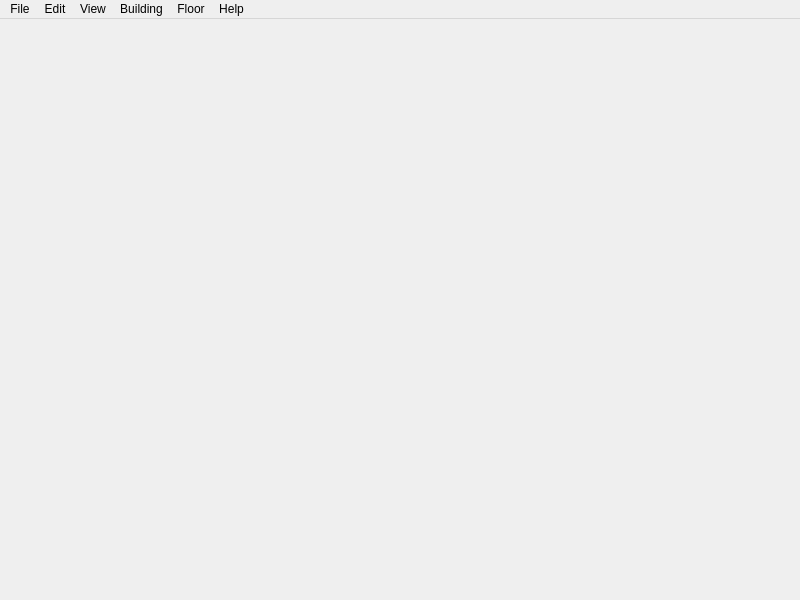
<?xml version="1.0" encoding="UTF-8"?>
<ui version="4.0">
 <class>BuildingEditorWindow</class>
 <widget class="QMainWindow" name="BuildingEditorWindow">
  <property name="geometry">
   <rect>
    <x>0</x>
    <y>0</y>
    <width>800</width>
    <height>600</height>
   </rect>
  </property>
  <property name="windowTitle">
   <string>Building Editor</string>
  </property>
  <widget class="QWidget" name="centralwidget">
   <layout class="QVBoxLayout" name="verticalLayout_2">
    <property name="leftMargin">
     <number>0</number>
    </property>
    <property name="topMargin">
     <number>0</number>
    </property>
    <property name="rightMargin">
     <number>0</number>
    </property>
    <property name="bottomMargin">
     <number>0</number>
    </property>
   </layout>
  </widget>
  <widget class="QMenuBar" name="menubar">
   <property name="geometry">
    <rect>
     <x>0</x>
     <y>0</y>
     <width>800</width>
     <height>20</height>
    </rect>
   </property>
   <widget class="QMenu" name="menuFile">
    <property name="title">
     <string>File</string>
    </property>
    <addaction name="actionNewBuilding"/>
    <addaction name="actionOpen"/>
    <addaction name="actionSave"/>
    <addaction name="actionSaveAs"/>
    <addaction name="separator"/>
    <addaction name="actionExportTMX"/>
    <addaction name="actionExportNewBinary"/>
    <addaction name="separator"/>
    <addaction name="actionClose"/>
   </widget>
   <widget class="QMenu" name="menuEdit">
    <property name="title">
     <string>Edit</string>
    </property>
    <addaction name="actionCut"/>
    <addaction name="actionCopy"/>
    <addaction name="actionPaste"/>
    <addaction name="actionDelete"/>
    <addaction name="actionDeleteInAllLayers"/>
    <addaction name="separator"/>
    <addaction name="actionSelectAll"/>
    <addaction name="actionSelectNone"/>
    <addaction name="separator"/>
    <addaction name="actionPreferences"/>
   </widget>
   <widget class="QMenu" name="menuView">
    <property name="title">
     <string>View</string>
    </property>
    <widget class="QMenu" name="menuViews">
     <property name="title">
      <string>Views</string>
     </property>
     <addaction name="actionViewsPlaceholder"/>
    </widget>
    <addaction name="actionShowGrid"/>
    <addaction name="actionHighlightFloor"/>
    <addaction name="actionHighlightRoom"/>
    <addaction name="actionShowLowerFloors"/>
    <addaction name="actionShowOnlyFloors"/>
    <addaction name="actionShowObjects"/>
    <addaction name="actionHighlightUnlitRooms"/>
    <addaction name="separator"/>
    <addaction name="menuViews"/>
    <addaction name="separator"/>
    <addaction name="actionZoomIn"/>
    <addaction name="actionZoomOut"/>
    <addaction name="actionNormalSize"/>
   </widget>
   <widget class="QMenu" name="menuBuilding">
    <property name="title">
     <string>Building</string>
    </property>
    <widget class="QMenu" name="menuBasement_Access">
     <property name="title">
      <string>Basement Access</string>
     </property>
     <addaction name="actionBasementAccessNone"/>
     <addaction name="actionBasementAccessNorth"/>
     <addaction name="actionBasementAccessWest"/>
    </widget>
    <addaction name="actionCropToMinimum"/>
    <addaction name="actionCropToSelection"/>
    <addaction name="actionResize"/>
    <addaction name="actionFlipHorizontal"/>
    <addaction name="actionFlipVertical"/>
    <addaction name="actionRotateRight"/>
    <addaction name="actionRotateLeft"/>
    <addaction name="separator"/>
    <addaction name="actionBuildingProperties"/>
    <addaction name="actionKeyValues"/>
    <addaction name="actionGrime"/>
    <addaction name="actionRooms"/>
    <addaction name="actionTemplates"/>
    <addaction name="actionTiles"/>
    <addaction name="separator"/>
    <addaction name="menuBasement_Access"/>
    <addaction name="actionTemplateFromBuilding"/>
   </widget>
   <widget class="QMenu" name="menuFloor">
    <property name="title">
     <string>Floor</string>
    </property>
    <addaction name="actionInsertFloorAbove"/>
    <addaction name="actionInsertFloorBelow"/>
    <addaction name="actionRemoveFloor"/>
    <addaction name="actionFloors"/>
    <addaction name="separator"/>
    <addaction name="actionUpLevel"/>
    <addaction name="actionDownLevel"/>
   </widget>
   <widget class="QMenu" name="menuHelp">
    <property name="title">
     <string>Help</string>
    </property>
    <addaction name="actionHelp"/>
    <addaction name="actionAboutQt"/>
   </widget>
   <addaction name="menuFile"/>
   <addaction name="menuEdit"/>
   <addaction name="menuView"/>
   <addaction name="menuBuilding"/>
   <addaction name="menuFloor"/>
   <addaction name="menuHelp"/>
  </widget>
  <action name="actionClose">
   <property name="text">
    <string>Close</string>
   </property>
  </action>
  <action name="actionOpen">
   <property name="icon">
    <iconset resource="../tiled.qrc">
     <normaloff>:/images/16x16/document-open.png</normaloff>:/images/16x16/document-open.png</iconset>
   </property>
   <property name="text">
    <string>Open...</string>
   </property>
  </action>
  <action name="actionSave">
   <property name="icon">
    <iconset resource="../tiled.qrc">
     <normaloff>:/images/16x16/document-save.png</normaloff>:/images/16x16/document-save.png</iconset>
   </property>
   <property name="text">
    <string>Save</string>
   </property>
  </action>
  <action name="actionUndo">
   <property name="text">
    <string>Undo</string>
   </property>
  </action>
  <action name="actionRedo">
   <property name="text">
    <string>Redo</string>
   </property>
  </action>
  <action name="actionNewBuilding">
   <property name="icon">
    <iconset resource="../tiled.qrc">
     <normaloff>:/images/16x16/document-new.png</normaloff>:/images/16x16/document-new.png</iconset>
   </property>
   <property name="text">
    <string>New...</string>
   </property>
  </action>
  <action name="actionPecil">
   <property name="checkable">
    <bool>true</bool>
   </property>
   <property name="icon">
    <iconset resource="buildingeditor.qrc">
     <normaloff>:/BuildingEditor/icons/icon_pencil.png</normaloff>:/BuildingEditor/icons/icon_pencil.png</iconset>
   </property>
   <property name="text">
    <string>Pecil</string>
   </property>
   <property name="toolTip">
    <string>Draw Room</string>
   </property>
  </action>
  <action name="actionDoor">
   <property name="checkable">
    <bool>true</bool>
   </property>
   <property name="icon">
    <iconset resource="buildingeditor.qrc">
     <normaloff>:/BuildingEditor/icons/icon_door.png</normaloff>:/BuildingEditor/icons/icon_door.png</iconset>
   </property>
   <property name="text">
    <string>Door</string>
   </property>
   <property name="toolTip">
    <string>Place Door</string>
   </property>
  </action>
  <action name="actionWindow">
   <property name="checkable">
    <bool>true</bool>
   </property>
   <property name="icon">
    <iconset resource="buildingeditor.qrc">
     <normaloff>:/BuildingEditor/icons/icon_window.png</normaloff>:/BuildingEditor/icons/icon_window.png</iconset>
   </property>
   <property name="text">
    <string>Window</string>
   </property>
   <property name="toolTip">
    <string>Place Window</string>
   </property>
  </action>
  <action name="actionStairs">
   <property name="checkable">
    <bool>true</bool>
   </property>
   <property name="icon">
    <iconset resource="buildingeditor.qrc">
     <normaloff>:/BuildingEditor/icons/icon_stair.png</normaloff>:/BuildingEditor/icons/icon_stair.png</iconset>
   </property>
   <property name="text">
    <string>Stairs</string>
   </property>
   <property name="toolTip">
    <string>Place Stairs</string>
   </property>
  </action>
  <action name="actionUpLevel">
   <property name="icon">
    <iconset resource="buildingeditor.qrc">
     <normaloff>:/BuildingEditor/icons/icon_floorup.png</normaloff>:/BuildingEditor/icons/icon_floorup.png</iconset>
   </property>
   <property name="text">
    <string>Up One Level</string>
   </property>
   <property name="shortcut">
    <string>PgUp</string>
   </property>
  </action>
  <action name="actionDownLevel">
   <property name="icon">
    <iconset resource="buildingeditor.qrc">
     <normaloff>:/BuildingEditor/icons/icon_floordn.png</normaloff>:/BuildingEditor/icons/icon_floordn.png</iconset>
   </property>
   <property name="text">
    <string>Down One Level</string>
   </property>
   <property name="shortcut">
    <string>PgDown</string>
   </property>
  </action>
  <action name="actionSelectObject">
   <property name="checkable">
    <bool>true</bool>
   </property>
   <property name="icon">
    <iconset resource="../tiled.qrc">
     <normaloff>:/images/22x22/tool-select-objects.png</normaloff>:/images/22x22/tool-select-objects.png</iconset>
   </property>
   <property name="text">
    <string>Select Objects</string>
   </property>
   <property name="toolTip">
    <string>Select and Move Objects</string>
   </property>
  </action>
  <action name="actionExportTMX">
   <property name="text">
    <string>Export TMX...</string>
   </property>
  </action>
  <action name="actionZoomIn">
   <property name="icon">
    <iconset resource="../tiled.qrc">
     <normaloff>:/images/16x16/zoom-in.png</normaloff>:/images/16x16/zoom-in.png</iconset>
   </property>
   <property name="text">
    <string>Zoom In</string>
   </property>
  </action>
  <action name="actionZoomOut">
   <property name="icon">
    <iconset resource="../tiled.qrc">
     <normaloff>:/images/16x16/zoom-out.png</normaloff>:/images/16x16/zoom-out.png</iconset>
   </property>
   <property name="text">
    <string>Zoom Out</string>
   </property>
  </action>
  <action name="actionNormalSize">
   <property name="icon">
    <iconset resource="../tiled.qrc">
     <normaloff>:/images/16x16/zoom-original.png</normaloff>:/images/16x16/zoom-original.png</iconset>
   </property>
   <property name="text">
    <string>Normal Size</string>
   </property>
   <property name="shortcut">
    <string>Ctrl+0</string>
   </property>
  </action>
  <action name="actionPreferences">
   <property name="text">
    <string>Preferences...</string>
   </property>
   <property name="menuRole">
    <enum>QAction::PreferencesRole</enum>
   </property>
  </action>
  <action name="actionSaveAs">
   <property name="icon">
    <iconset resource="../tiled.qrc">
     <normaloff>:/images/16x16/document-save-as.png</normaloff>:/images/16x16/document-save-as.png</iconset>
   </property>
   <property name="text">
    <string>Save As...</string>
   </property>
  </action>
  <action name="actionRooms">
   <property name="icon">
    <iconset resource="buildingeditor.qrc">
     <normaloff>:/BuildingEditor/icons/icon_rooms.png</normaloff>:/BuildingEditor/icons/icon_rooms.png</iconset>
   </property>
   <property name="text">
    <string>Rooms...</string>
   </property>
   <property name="toolTip">
    <string>Edit Rooms</string>
   </property>
  </action>
  <action name="actionTemplates">
   <property name="text">
    <string>Templates...</string>
   </property>
  </action>
  <action name="actionTiles">
   <property name="text">
    <string>Tiles...</string>
   </property>
  </action>
  <action name="actionTemplateFromBuilding">
   <property name="text">
    <string>Template From Building...</string>
   </property>
  </action>
  <action name="actionRotateRight">
   <property name="icon">
    <iconset resource="buildingeditor.qrc">
     <normaloff>:/BuildingEditor/icons/icon_rotate_right.png</normaloff>:/BuildingEditor/icons/icon_rotate_right.png</iconset>
   </property>
   <property name="text">
    <string>Rotate Right</string>
   </property>
  </action>
  <action name="actionRotateLeft">
   <property name="icon">
    <iconset resource="buildingeditor.qrc">
     <normaloff>:/BuildingEditor/icons/icon_rotate_left.png</normaloff>:/BuildingEditor/icons/icon_rotate_left.png</iconset>
   </property>
   <property name="text">
    <string>Rotate Left</string>
   </property>
  </action>
  <action name="actionResize">
   <property name="icon">
    <iconset resource="buildingeditor.qrc">
     <normaloff>:/BuildingEditor/icons/icon_resize.png</normaloff>:/BuildingEditor/icons/icon_resize.png</iconset>
   </property>
   <property name="text">
    <string>Resize Building...</string>
   </property>
  </action>
  <action name="actionFlipHorizontal">
   <property name="icon">
    <iconset resource="buildingeditor.qrc">
     <normaloff>:/BuildingEditor/icons/icon_flip_horizontal.png</normaloff>:/BuildingEditor/icons/icon_flip_horizontal.png</iconset>
   </property>
   <property name="text">
    <string>Flip Horizontal</string>
   </property>
  </action>
  <action name="actionFlipVertical">
   <property name="icon">
    <iconset resource="buildingeditor.qrc">
     <normaloff>:/BuildingEditor/icons/icon_flip_vertical.png</normaloff>:/BuildingEditor/icons/icon_flip_vertical.png</iconset>
   </property>
   <property name="text">
    <string>Flip Vertical</string>
   </property>
  </action>
  <action name="actionFurniture">
   <property name="checkable">
    <bool>true</bool>
   </property>
   <property name="icon">
    <iconset resource="buildingeditor.qrc">
     <normaloff>:/BuildingEditor/icons/icon_furniture.png</normaloff>:/BuildingEditor/icons/icon_furniture.png</iconset>
   </property>
   <property name="text">
    <string>Furniture</string>
   </property>
   <property name="toolTip">
    <string>Place Furniture</string>
   </property>
  </action>
  <action name="actionRoof">
   <property name="checkable">
    <bool>true</bool>
   </property>
   <property name="icon">
    <iconset resource="buildingeditor.qrc">
     <normaloff>:/BuildingEditor/icons/icon_roof_peakNS.png</normaloff>:/BuildingEditor/icons/icon_roof_peakNS.png</iconset>
   </property>
   <property name="text">
    <string>Add Roof</string>
   </property>
   <property name="toolTip">
    <string>Place Roof</string>
   </property>
  </action>
  <action name="actionInsertFloorAbove">
   <property name="text">
    <string>Add Floor Above</string>
   </property>
   <property name="toolTip">
    <string>Add a new floor above the current one</string>
   </property>
  </action>
  <action name="actionInsertFloorBelow">
   <property name="text">
    <string>Add Floor Below</string>
   </property>
   <property name="toolTip">
    <string>Add a new floor below the current one</string>
   </property>
  </action>
  <action name="actionRemoveFloor">
   <property name="icon">
    <iconset resource="../tiled.qrc">
     <normaloff>:/images/16x16/edit-delete.png</normaloff>:/images/16x16/edit-delete.png</iconset>
   </property>
   <property name="text">
    <string>Remove Current Floor</string>
   </property>
   <property name="toolTip">
    <string>Remove the current floor</string>
   </property>
  </action>
  <action name="actionSelectRooms">
   <property name="checkable">
    <bool>true</bool>
   </property>
   <property name="icon">
    <iconset resource="../tiled.qrc">
     <normaloff>:/images/22x22/stock-tool-rect-select.png</normaloff>:/images/22x22/stock-tool-rect-select.png</iconset>
   </property>
   <property name="text">
    <string>Select and Move Rooms</string>
   </property>
   <property name="toolTip">
    <string>Select and Move Rooms</string>
   </property>
  </action>
  <action name="actionRoofCorner">
   <property name="checkable">
    <bool>true</bool>
   </property>
   <property name="icon">
    <iconset resource="buildingeditor.qrc">
     <normaloff>:/BuildingEditor/icons/icon_corner_innerNW.png</normaloff>:/BuildingEditor/icons/icon_corner_innerNW.png</iconset>
   </property>
   <property name="text">
    <string>Add Roof Corner</string>
   </property>
   <property name="toolTip">
    <string>Place Roof Corner</string>
   </property>
  </action>
  <action name="actionShowObjects">
   <property name="checkable">
    <bool>true</bool>
   </property>
   <property name="text">
    <string>Show Object Shapes</string>
   </property>
   <property name="shortcut">
    <string>O</string>
   </property>
  </action>
  <action name="actionWall">
   <property name="checkable">
    <bool>true</bool>
   </property>
   <property name="icon">
    <iconset resource="buildingeditor.qrc">
     <normaloff>:/BuildingEditor/icons/icon_wall.png</normaloff>:/BuildingEditor/icons/icon_wall.png</iconset>
   </property>
   <property name="text">
    <string>Wall</string>
   </property>
   <property name="toolTip">
    <string>Place Wall</string>
   </property>
  </action>
  <action name="actionAboutQt">
   <property name="text">
    <string>About Qt</string>
   </property>
   <property name="menuRole">
    <enum>QAction::AboutQtRole</enum>
   </property>
  </action>
  <action name="actionHelp">
   <property name="text">
    <string>BuildingEd Help</string>
   </property>
  </action>
  <action name="actionDelete">
   <property name="icon">
    <iconset resource="../tiled.qrc">
     <normaloff>:/images/16x16/edit-delete.png</normaloff>:/images/16x16/edit-delete.png</iconset>
   </property>
   <property name="text">
    <string>Delete</string>
   </property>
  </action>
  <action name="actionFloors">
   <property name="text">
    <string>Floors...</string>
   </property>
  </action>
  <action name="actionSelectAll">
   <property name="text">
    <string>Select All</string>
   </property>
  </action>
  <action name="actionSelectNone">
   <property name="text">
    <string>Select None</string>
   </property>
  </action>
  <action name="actionHighlightFloor">
   <property name="checkable">
    <bool>true</bool>
   </property>
   <property name="text">
    <string>Highlight Current Floor</string>
   </property>
   <property name="shortcut">
    <string>H</string>
   </property>
  </action>
  <action name="actionCut">
   <property name="icon">
    <iconset resource="../tiled.qrc">
     <normaloff>:/images/16x16/edit-cut.png</normaloff>:/images/16x16/edit-cut.png</iconset>
   </property>
   <property name="text">
    <string>Cut</string>
   </property>
  </action>
  <action name="actionCopy">
   <property name="icon">
    <iconset resource="../tiled.qrc">
     <normaloff>:/images/16x16/edit-copy.png</normaloff>:/images/16x16/edit-copy.png</iconset>
   </property>
   <property name="text">
    <string>Copy</string>
   </property>
  </action>
  <action name="actionPaste">
   <property name="icon">
    <iconset resource="../tiled.qrc">
     <normaloff>:/images/16x16/edit-paste.png</normaloff>:/images/16x16/edit-paste.png</iconset>
   </property>
   <property name="text">
    <string>Paste</string>
   </property>
  </action>
  <action name="actionShowGrid">
   <property name="checkable">
    <bool>true</bool>
   </property>
   <property name="text">
    <string>Show Grid</string>
   </property>
   <property name="shortcut">
    <string>Ctrl+G</string>
   </property>
  </action>
  <action name="actionHighlightRoom">
   <property name="checkable">
    <bool>true</bool>
   </property>
   <property name="text">
    <string>Highlight Room Under Pointer</string>
   </property>
   <property name="shortcut">
    <string>Ctrl+R</string>
   </property>
  </action>
  <action name="actionBuildingProperties">
   <property name="icon">
    <iconset resource="../tiled.qrc">
     <normaloff>:/images/16x16/document-properties.png</normaloff>:/images/16x16/document-properties.png</iconset>
   </property>
   <property name="text">
    <string>Properties...</string>
   </property>
  </action>
  <action name="actionGrime">
   <property name="text">
    <string>Grime...</string>
   </property>
   <property name="shortcut">
    <string>G</string>
   </property>
  </action>
  <action name="actionDrawTiles">
   <property name="checkable">
    <bool>true</bool>
   </property>
   <property name="icon">
    <iconset resource="buildingeditor.qrc">
     <normaloff>:/BuildingEditor/icons/icon_pencil.png</normaloff>:/BuildingEditor/icons/icon_pencil.png</iconset>
   </property>
   <property name="text">
    <string>Draw Tiles</string>
   </property>
   <property name="toolTip">
    <string>Draw Tiles</string>
   </property>
  </action>
  <action name="actionSelectTiles">
   <property name="checkable">
    <bool>true</bool>
   </property>
   <property name="icon">
    <iconset resource="buildingeditor.qrc">
     <normaloff>:/BuildingEditor/icons/icon_select.png</normaloff>:/BuildingEditor/icons/icon_select.png</iconset>
   </property>
   <property name="text">
    <string>Select Tiles</string>
   </property>
   <property name="toolTip">
    <string>Select Tiles</string>
   </property>
  </action>
  <action name="actionPickTiles">
   <property name="checkable">
    <bool>true</bool>
   </property>
   <property name="icon">
    <iconset resource="buildingeditor.qrc">
     <normaloff>:/BuildingEditor/icons/icon_eyedrop.png</normaloff>:/BuildingEditor/icons/icon_eyedrop.png</iconset>
   </property>
   <property name="text">
    <string>Pick Tiles</string>
   </property>
   <property name="toolTip">
    <string>Pick Tiles</string>
   </property>
  </action>
  <action name="actionViewsPlaceholder">
   <property name="text">
    <string>Placeholder</string>
   </property>
  </action>
  <action name="actionCropToSelection">
   <property name="icon">
    <iconset resource="buildingeditor.qrc">
     <normaloff>:/BuildingEditor/icons/icon_crop.png</normaloff>:/BuildingEditor/icons/icon_crop.png</iconset>
   </property>
   <property name="text">
    <string>Crop To Selection</string>
   </property>
  </action>
  <action name="actionCropToMinimum">
   <property name="icon">
    <iconset resource="buildingeditor.qrc">
     <normaloff>:/BuildingEditor/icons/icon_crop.png</normaloff>:/BuildingEditor/icons/icon_crop.png</iconset>
   </property>
   <property name="text">
    <string>Crop To Minimum</string>
   </property>
  </action>
  <action name="actionRoofShallow">
   <property name="checkable">
    <bool>true</bool>
   </property>
   <property name="icon">
    <iconset resource="buildingeditor.qrc">
     <normaloff>:/BuildingEditor/icons/icon_roof_peakNS.png</normaloff>:/BuildingEditor/icons/icon_roof_peakNS.png</iconset>
   </property>
   <property name="text">
    <string>Add Roof (Shallow)</string>
   </property>
   <property name="toolTip">
    <string>Place Roof</string>
   </property>
  </action>
  <action name="actionShowLowerFloors">
   <property name="checkable">
    <bool>true</bool>
   </property>
   <property name="text">
    <string>Show Lower Floors</string>
   </property>
  </action>
  <action name="actionExportNewBinary">
   <property name="text">
    <string>Export New Binary...</string>
   </property>
  </action>
  <action name="actionKeyValues">
   <property name="icon">
    <iconset resource="../tiled.qrc">
     <normaloff>:/images/16x16/document-properties.png</normaloff>:/images/16x16/document-properties.png</iconset>
   </property>
   <property name="text">
    <string>KeyValues...</string>
   </property>
  </action>
  <action name="actionHighlightUnlitRooms">
   <property name="checkable">
    <bool>true</bool>
   </property>
   <property name="text">
    <string>Highlight Unlit Rooms</string>
   </property>
   <property name="toolTip">
    <string>Highlight rooms without light switches</string>
   </property>
   <property name="shortcut">
    <string>L</string>
   </property>
  </action>
  <action name="actionBasementAccessNone">
   <property name="text">
    <string>None</string>
   </property>
  </action>
  <action name="actionBasementAccessNorth">
   <property name="text">
    <string>North</string>
   </property>
  </action>
  <action name="actionBasementAccessWest">
   <property name="text">
    <string>West</string>
   </property>
  </action>
  <action name="actionBasementAccessTool">
   <property name="checkable">
    <bool>true</bool>
   </property>
   <property name="icon">
    <iconset resource="buildingeditor.qrc">
     <normaloff>:/BuildingEditor/icons/icon_basement.png</normaloff>:/BuildingEditor/icons/icon_basement.png</iconset>
   </property>
   <property name="text">
    <string>Move Basement Access</string>
   </property>
  </action>
  <action name="actionShowOnlyFloors">
   <property name="checkable">
    <bool>true</bool>
   </property>
   <property name="text">
    <string>Show Only Floors</string>
   </property>
   <property name="shortcut">
    <string>F</string>
   </property>
  </action>
  <action name="actionDeleteInAllLayers">
   <property name="icon">
    <iconset resource="../tiled.qrc">
     <normaloff>:/images/16x16/edit-delete.png</normaloff>:/images/16x16/edit-delete.png</iconset>
   </property>
   <property name="text">
    <string>Delete In All Layers</string>
   </property>
  </action>
 </widget>
 <resources>
  <include location="../tiled.qrc"/>
  <include location="buildingeditor.qrc"/>
 </resources>
 <connections/>
</ui>
